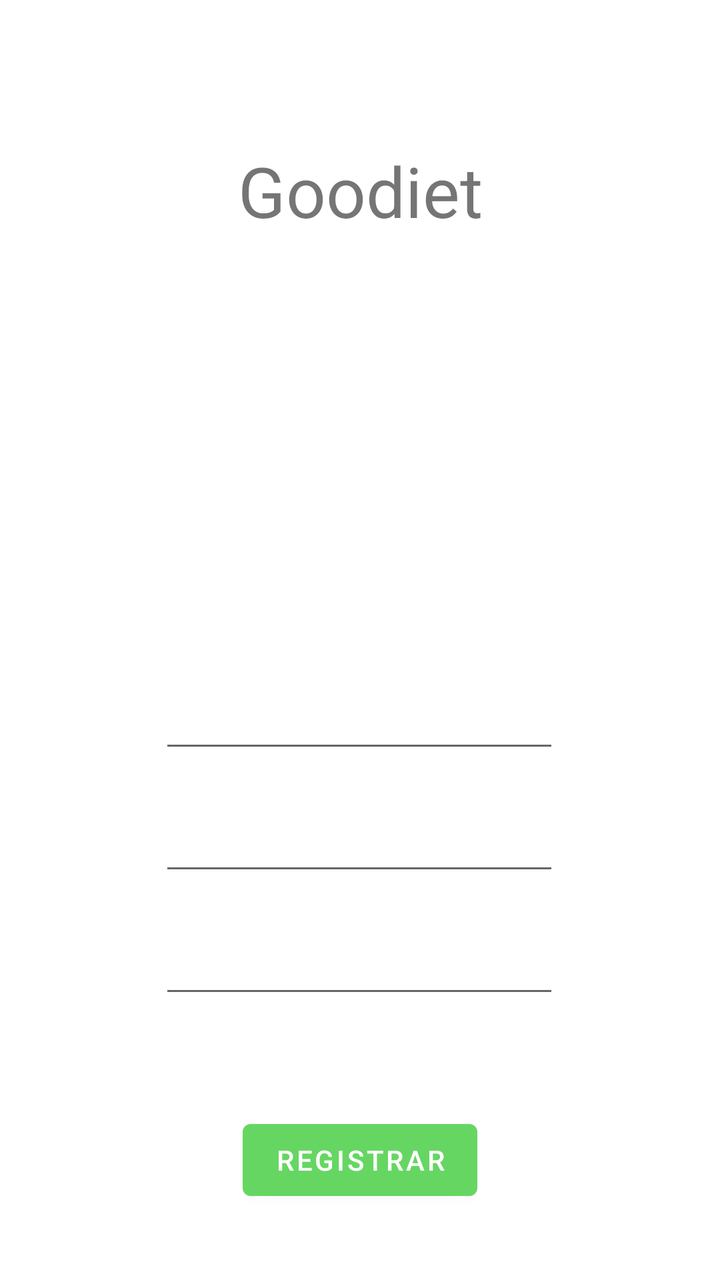
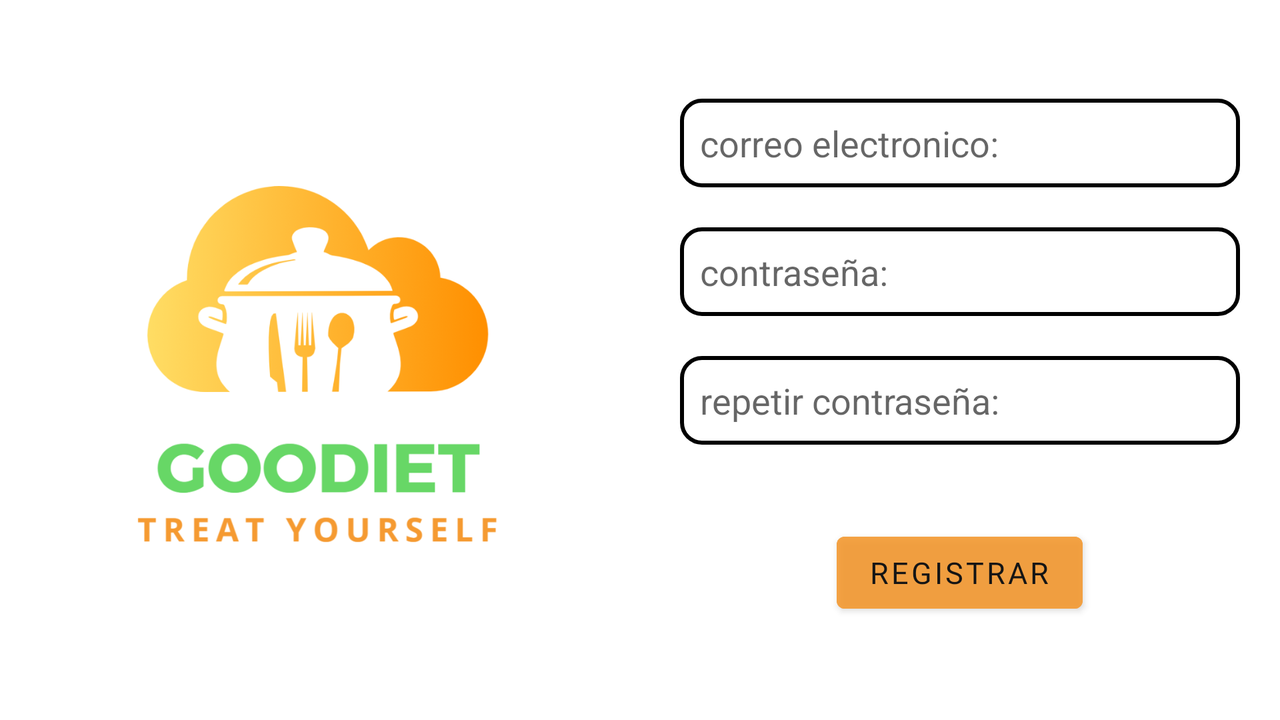

Compare how this app lays out the same screen by default and in its alternative resource folder. The renders come first, then the two layout files and the values they reference.
<!-- AndroidManifest.xml: application theme Theme.Goodiet -->
<!-- res/layout/activity_registro.xml -->
<?xml version="1.0" encoding="utf-8"?>
<androidx.constraintlayout.widget.ConstraintLayout xmlns:android="http://schemas.android.com/apk/res/android"
    xmlns:app="http://schemas.android.com/apk/res-auto"
    xmlns:tools="http://schemas.android.com/tools"
    android:layout_width="match_parent"
    android:layout_height="match_parent"
    tools:context=".RegistroActivity">

    <TextView
        android:id="@+id/textView"
        android:layout_width="match_parent"
        android:layout_height="wrap_content"
        android:layout_marginTop="72dp"
        android:gravity="center_horizontal"
        android:text="Goodiet"
        android:textAlignment="center"
        android:textSize="35sp"
        app:layout_constraintTop_toTopOf="parent"
        tools:layout_editor_absoluteX="16dp" />

    <ImageView
        android:layout_width="200dp"
        android:layout_height="200dp"
        android:layout_marginTop="88dp"
        app:layout_constraintEnd_toEndOf="parent"
        app:layout_constraintHorizontal_bias="0.497"
        app:layout_constraintStart_toStartOf="parent"
        app:layout_constraintTop_toBottomOf="@+id/textView"></ImageView>

    <EditText
        android:id="@+id/editText"
        android:layout_width="200dp"
        android:layout_height="wrap_content"
        android:layout_marginBottom="52dp"
        app:layout_constraintBottom_toTopOf="@+id/button"
        app:layout_constraintEnd_toEndOf="parent"
        app:layout_constraintHorizontal_bias="0.497"
        app:layout_constraintStart_toStartOf="parent"></EditText>

    <EditText
        android:layout_width="200dp"
        android:layout_height="wrap_content"
        android:layout_marginBottom="20dp"
        app:layout_constraintBottom_toTopOf="@+id/editText2"
        app:layout_constraintEnd_toEndOf="parent"
        app:layout_constraintHorizontal_bias="0.497"
        app:layout_constraintStart_toStartOf="parent"></EditText>

    <EditText
        android:id="@+id/editText2"
        android:layout_width="200dp"
        android:layout_height="wrap_content"
        android:layout_marginBottom="20dp"
        app:layout_constraintBottom_toTopOf="@+id/editText"
        app:layout_constraintEnd_toEndOf="parent"
        app:layout_constraintHorizontal_bias="0.497"
        app:layout_constraintStart_toStartOf="parent"></EditText>

    <Button
        android:id="@+id/button"
        android:layout_width="wrap_content"
        android:layout_height="wrap_content"
        android:layout_marginBottom="36dp"
        android:text="Registrar"
        app:layout_constraintBottom_toBottomOf="parent"
        app:layout_constraintEnd_toEndOf="parent"
        app:layout_constraintStart_toStartOf="parent"></Button>

</androidx.constraintlayout.widget.ConstraintLayout>
<!-- resources referenced by this layout -->
<resources>
  <style name="Theme.Goodiet" parent="Theme.MaterialComponents.DayNight.DarkActionBar">
          
          <item name="colorPrimary">@color/primaryColor</item>
          <item name="colorPrimaryVariant">@color/primaryDarkColor</item>
          <item name="colorOnPrimary">@color/white</item>
          
          <item name="colorSecondary">@color/secondaryColor</item>
          <item name="colorSecondaryVariant">@color/secondaryDarkColor</item>
          <item name="colorOnSecondary">@color/black</item>
          
          <item name="android:statusBarColor" tools:targetApi="l">?attr/colorPrimaryVariant</item>
          
      </style>
  <color name="primaryColor">#66d663</color>
  <color name="primaryDarkColor">#2ca434</color>
  <color name="white">#FFFFFFFF</color>
  <color name="secondaryColor">#f49930</color>
  <color name="secondaryDarkColor">#bc6b00</color>
  <color name="black">#FF000000</color>
</resources>
<!-- res/layout-land/activity_registro.xml (the repository's variant of the layout above) -->
<!-- drawn on the phone turned sideways -->
<?xml version="1.0" encoding="utf-8"?>
<androidx.constraintlayout.widget.ConstraintLayout xmlns:android="http://schemas.android.com/apk/res/android"
    xmlns:app="http://schemas.android.com/apk/res-auto"
    xmlns:tools="http://schemas.android.com/tools"
    android:layout_width="match_parent"
    android:layout_height="match_parent"
    tools:context=".RegistroActivity">

    <ImageView
        android:id="@+id/logo"
        android:layout_width="0dp"
        android:layout_height="0dp"
        android:src="@drawable/logo"
        app:layout_constraintBottom_toBottomOf="parent"
        app:layout_constraintEnd_toStartOf="@+id/linearLayout13"
        app:layout_constraintStart_toStartOf="parent"
        app:layout_constraintTop_toTopOf="parent" />

    <LinearLayout
        android:id="@+id/linearLayout13"
        android:layout_width="0dp"
        android:layout_height="0dp"
        android:gravity="center"
        android:padding="20dp"
        android:orientation="vertical"
        app:layout_constraintBottom_toBottomOf="parent"
        app:layout_constraintEnd_toEndOf="parent"
        app:layout_constraintStart_toEndOf="@+id/logo"
        app:layout_constraintTop_toTopOf="parent">

        <EditText
            android:id="@+id/editText5"
            android:layout_width="match_parent"
            android:layout_height="wrap_content"
            android:layout_marginBottom="20dp"
            android:background="@drawable/estilo_borde_edittext"
            android:hint="correo electronico:"
            android:inputType="textEmailAddress" />

        <EditText
            android:id="@+id/editText2"
            android:layout_width="match_parent"
            android:layout_height="wrap_content"
            android:layout_marginBottom="20dp"
            android:background="@drawable/estilo_borde_edittext"
            android:hint="contraseña:" />

        <EditText
            android:id="@+id/editText"
            android:layout_width="match_parent"
            android:layout_height="wrap_content"
            android:layout_marginBottom="40dp"
            android:background="@drawable/estilo_borde_edittext"
            android:hint="repetir contraseña:" />

        <Button
            android:id="@+id/button2"
            android:layout_width="wrap_content"
            android:layout_height="wrap_content"
            android:alpha="0.9"
            android:backgroundTint="@color/secondaryColor"
            android:fontFamily="@font/opensans_bold"
            android:onClick="Registrar"
            android:text="Registrar"
            android:textColor="@color/black"
            android:textSize="15sp" />

    </LinearLayout>




</androidx.constraintlayout.widget.ConstraintLayout>
<!-- resources referenced by the variant -->
<!-- as the phone turned sideways resolves them -->
<resources>
  <color name="black">#FF000000</color>
  <color name="secondaryColor">#f49930</color>
  <!-- drawable estilo_borde_edittext (drawable) -->
  <?xml version="1.0" encoding="utf-8"?>
  <shape xmlns:android="http://schemas.android.com/apk/res/android" android:shape="rectangle">
  
      <stroke android:width="2sp"
          android:color="@color/black"/>
      <padding android:bottom="10sp"
          android:left="10sp"
          android:right="10sp"
          android:top="10sp"/>
      <corners android:radius="10dp"/>
  
  </shape>
  <!-- drawable logo: png bitmap (drawable, 134056 bytes) -->
  <style name="Theme.Goodiet" parent="Theme.MaterialComponents.DayNight.DarkActionBar">
          
          <item name="colorPrimary">@color/primaryColor</item>
          <item name="colorPrimaryVariant">@color/primaryDarkColor</item>
          <item name="colorOnPrimary">@color/white</item>
          
          <item name="colorSecondary">@color/secondaryColor</item>
          <item name="colorSecondaryVariant">@color/secondaryDarkColor</item>
          <item name="colorOnSecondary">@color/black</item>
          
          <item name="android:statusBarColor" tools:targetApi="l">?attr/colorPrimaryVariant</item>
          
      </style>
  <color name="primaryColor">#66d663</color>
  <color name="primaryDarkColor">#2ca434</color>
  <color name="white">#FFFFFFFF</color>
  <color name="secondaryDarkColor">#bc6b00</color>
</resources>
